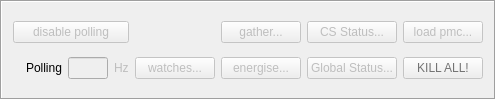
     <widget class="QFrame" name="frame3">
      <property name="sizePolicy">
       <sizepolicy hsizetype="Preferred" vsizetype="Fixed">
        <horstretch>0</horstretch>
        <verstretch>0</verstretch>
       </sizepolicy>
      </property>
      <property name="frameShape">
       <enum>QFrame::Box</enum>
      </property>
      <property name="frameShadow">
       <enum>QFrame::Sunken</enum>
      </property>
      <layout class="QGridLayout" name="gridLayout_4">
       <item row="2" column="5">
        <widget class="QPushButton" name="btnEnergise">
         <property name="enabled">
          <bool>false</bool>
         </property>
         <property name="text">
          <string>energise...</string>
         </property>
        </widget>
       </item>
       <item row="0" column="6">
        <widget class="QPushButton" name="btnCSStatus">
         <property name="enabled">
          <bool>false</bool>
         </property>
         <property name="text">
          <string>CS Status...</string>
         </property>
        </widget>
       </item>
       <item row="2" column="1">
        <widget class="QLabel" name="lblPolling">
         <property name="maximumSize">
          <size>
           <width>65</width>
           <height>27</height>
          </size>
         </property>
         <property name="text">
          <string>Polling</string>
         </property>
         <property name="wordWrap">
          <bool>false</bool>
         </property>
        </widget>
       </item>
       <item row="2" column="2">
        <widget class="QLineEdit" name="lnePollRate">
         <property name="enabled">
          <bool>false</bool>
         </property>
         <property name="maximumSize">
          <size>
           <width>40</width>
           <height>27</height>
          </size>
         </property>
        </widget>
       </item>
       <item row="2" column="0">
        <widget class="QLabel" name="pixPolling">
         <property name="maximumSize">
          <size>
           <width>25</width>
           <height>25</height>
          </size>
         </property>
         <property name="pixmap">
          <pixmap>greenLedOff.png</pixmap>
         </property>
         <property name="wordWrap">
          <bool>false</bool>
         </property>
        </widget>
       </item>
       <item row="2" column="3">
        <widget class="QLabel" name="lblPollRate">
         <property name="enabled">
          <bool>false</bool>
         </property>
         <property name="text">
          <string>Hz</string>
         </property>
        </widget>
       </item>
       <item row="2" column="6">
        <widget class="QPushButton" name="btnGlobalStatus">
         <property name="enabled">
          <bool>false</bool>
         </property>
         <property name="text">
          <string>Global Status...</string>
         </property>
        </widget>
       </item>
       <item row="2" column="7">
        <widget class="QPushButton" name="btnKillAll">
         <property name="enabled">
          <bool>false</bool>
         </property>
         <property name="sizePolicy">
          <sizepolicy hsizetype="Minimum" vsizetype="Minimum">
           <horstretch>0</horstretch>
           <verstretch>0</verstretch>
          </sizepolicy>
         </property>
         <property name="palette">
          <palette>
           <active>
            <colorrole role="ButtonText">
             <brush brushstyle="SolidPattern">
              <color alpha="255">
               <red>232</red>
               <green>0</green>
               <blue>3</blue>
              </color>
             </brush>
            </colorrole>
           </active>
           <inactive>
            <colorrole role="ButtonText">
             <brush brushstyle="SolidPattern">
              <color alpha="255">
               <red>232</red>
               <green>0</green>
               <blue>3</blue>
              </color>
             </brush>
            </colorrole>
           </inactive>
           <disabled>
            <colorrole role="ButtonText">
             <brush brushstyle="SolidPattern">
              <color alpha="255">
               <red>115</red>
               <green>115</green>
               <blue>115</blue>
              </color>
             </brush>
            </colorrole>
           </disabled>
          </palette>
         </property>
         <property name="toolTip">
          <string>Kill All (CTRL-K) motion by opening servo loops and setting zero velocity</string>
         </property>
         <property name="text">
          <string>KILL ALL!</string>
         </property>
        </widget>
       </item>
       <item row="0" column="7">
        <widget class="QPushButton" name="btnLoadFile">
         <property name="enabled">
          <bool>false</bool>
         </property>
         <property name="text">
          <string>load pmc...</string>
         </property>
        </widget>
       </item>
       <item row="0" column="0" colspan="4">
        <widget class="QPushButton" name="btnPollingStatus">
         <property name="enabled">
          <bool>false</bool>
         </property>
         <property name="text">
          <string>disable polling</string>
         </property>
         <property name="checkable">
          <bool>false</bool>
         </property>
        </widget>
       </item>
       <item row="0" column="5">
        <widget class="QPushButton" name="btnGather">
         <property name="enabled">
          <bool>false</bool>
         </property>
         <property name="text">
          <string>gather...</string>
         </property>
        </widget>
       </item>
       <item row="2" column="4">
        <widget class="QPushButton" name="btnWatches">
         <property name="enabled">
          <bool>false</bool>
         </property>
         <property name="text">
          <string>watches...</string>
         </property>
        </widget>
       </item>
      </layout>
     </widget>
